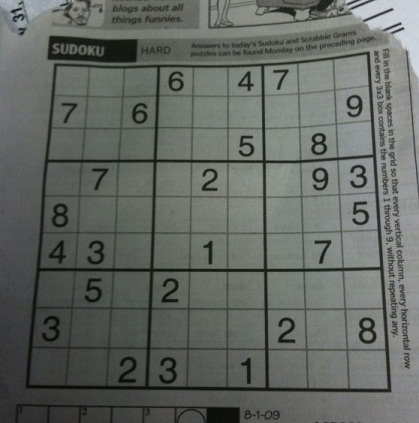
#> input picture Images/sudoku-original.jpg, 419 x 423 px, found by its file name
$ jupyter execute Otsu_method.ipynb   (shell and % lines are left out)
#> lines starting #> are read from the running program, lines starting #| are printed output that depends on the picture; after the words box and inside, x2 and y2 are one past the last pixel; in counts of white or black regions, pixels touching at a corner belong together
[cell 1]
from google.colab import drive
drive.mount('/content/drive')

[cell 2]
%cd /content/drive/My Drive/PT_Project_Otsu

[cell 3]
import math
import numpy as np
from matplotlib import pyplot as plt
from PIL import Image


def Hist(img):
    row, col = img.shape
    y = np.zeros(256)
    for i in range(0,row):
        for j in range(0,col):
            y[img[i,j]] += 1
    cnt=countPixel(y)
    y=y/cnt
    x = np.arange(0,256)
    f, axarr = plt.subplots(1,2,figsize=(20,5))
    axarr[0].bar(x, y, color='b', width=1, align='center')
    axarr[0].set_ylabel("Probabilty")
    axarr[0].set_xlabel("Intensity")
    plt.show()
    return y


def regenerate_img(img, threshold):
    row, col = img.shape
    y = np.zeros((row, col))
    for i in range(0,row):
        for j in range(0,col):
            if img[i,j] >= threshold:
                y[i,j] = 255
            else:
                y[i,j] = 0
    return y


def countPixel(h):
    cnt = 0
    for i in range(0, len(h)):
        if h[i]>0:
           cnt += h[i]
    return cnt


def weight(h,s, e):
    w = float(0)
    # print(s,e)
    for i in range(s, e):
        w += h[i]
    return w


def mean(h,s, e):
    m = float(0)
    w = weight(h,s, e)
    for i in range(s, e):
        m += h[i] * i

    return m/w


def variance(h,s, e):
    v = float(0)
    m = mean(h,s, e)
    w = weight(h,s, e)
    for i in range(s, e):
        v += ((i - m) **2) * h[i]
    v /= w
    return v


def threshold(h):
    threshold_values = {}
    vwc_values=np.zeros((256,))
    vbc_values=np.zeros((256,))
    for i in range(1, len(h)):
        vb = variance(h,0, i)
        wb = weight(h,0, i)
        mb = mean(h,0, i)
        vf = variance(h,i, len(h))
        wf = weight(h,i, len(h))
        mf = mean(h,i, len(h))
        vwc = wb * (vb) + wf * (vf)
        vbc = wb * wf * (mb - mf)**2


        if not math.isnan(vwc):
            threshold_values[i] = vwc
            vwc_values[i]=vwc

        if not math.isnan(vbc):
            vbc_values[i]=vbc

    x = np.arange(0,256)
    plt.figure(figsize=(10,5))
    plt.plot(x, vwc_values,label="Within Class Variance")
    plt.plot(x, vbc_values,label="Between Class Variance")
    plt.xlabel("Variance")
    plt.ylabel("Intensity")
    plt.legend()
    plt.show()
    return threshold_values


def get_optimal_threshold(threshold_values):
    min_V2w = min(threshold_values.values())
    optimal_threshold = [k for k, v in threshold_values.items() if v == min_V2w]
    print('optimal threshold', optimal_threshold[0])
    return optimal_threshold[0]


def Otsu_Threshold(img):
    img = np.asarray(img)
    h = Hist(img)
    threshold_values =threshold(h)
    op_thres = get_optimal_threshold(threshold_values)
    res = regenerate_img(img, op_thres)
    return res

image = Image.open('sudoku-original.jpg').convert("L")
res=Otsu_Threshold(image)
#> in Hist, `plt.show()`:
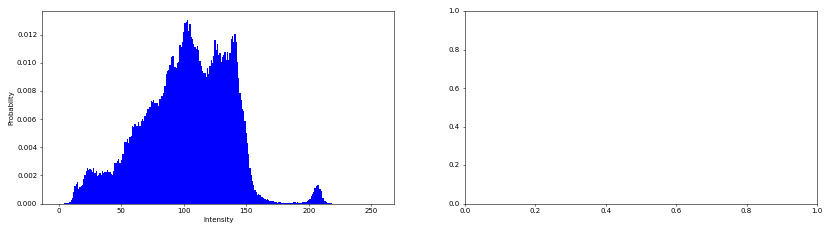
#> figure drawn by matplotlib, 1 panel; tallest bar 0.013 high, from x = 102.5 to 103.5
#> in Otsu_Threshold, `h = Hist(img)`: h = 256 values, max 0.013 at index 103, min 0 at index 0, mean 0.00391
#> the loop in threshold, `for i in range(1, len(h)):` made 255 passes
#> (vb, wb, mb, vf, wf) on passes 1 to 3: (nan, 0, nan, 1208.6, 1), (nan, 0, nan, 1208.6, 1), (nan, 0, nan, 1208.6, 1)
#| optimal threshold 97
#> after the loop in regenerate_img, `for i in range(0,row):`:
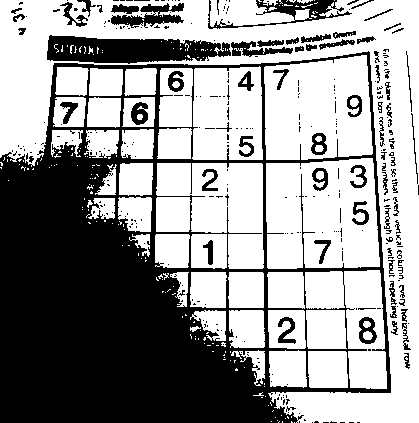
#> y: shape (423, 419) float64; 59.5% white; 336 black regions (260 under 20 px), largest, box (x1, y1, x2, y2) and area: (0, 51, 391, 423) 58753, (47, 35, 231, 64) 3751, (208, 0, 352, 29) 1133
f, axarr = plt.subplots(1,2,figsize=(10,10))
axarr[0].imshow(image,cmap="gray")
axarr[1].imshow(res,cmap="gray")
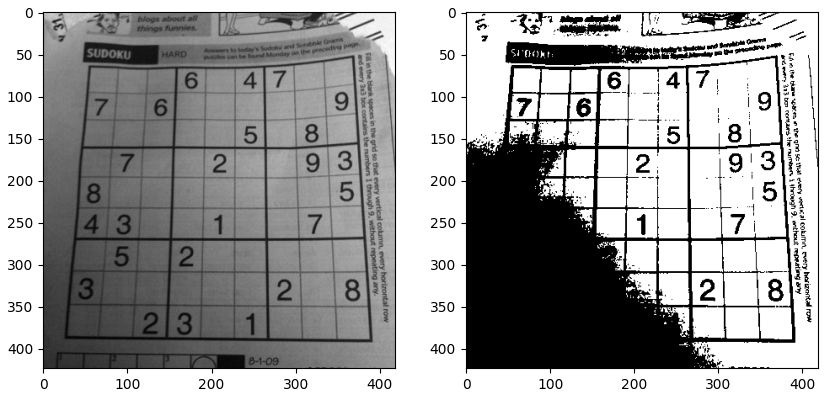
#> figure drawn by matplotlib, 2 panels

[cell 4]
#Local Thresholding
def Local_Threshold(img,block_size):
    img = np.asarray(img)
    print(img.shape)
    row, col = img.shape
    y = np.zeros((row, col))
    windowsize_r = block_size
    windowsize_c = block_size
    # Crop out the window and calculate the local threshold
    for r in range(0,img.shape[0] - windowsize_r, windowsize_r):
        for c in range(0,img.shape[1] - windowsize_c, windowsize_c):
            window = img[r:r+windowsize_r,c:c+windowsize_c]
            y[r:r+windowsize_r,c:c+windowsize_c]=Otsu_Threshold(window)
    x_lim=(col//block_size)*block_size
    y_lim=(row//block_size)*block_size
    print(x_lim,y_lim)
    return y[0:x_lim,0:y_lim]

image = Image.open('sudoku-original.jpg').convert("L")
res=Local_Threshold(image,100)
#| (423, 419)
#> the loop in Local_Threshold, `for r in range(0,img.shape[0] - windowsize_r, windowsize_r):` made 4 passes
#> pass 1, in Hist (call 5), `plt.show()`:
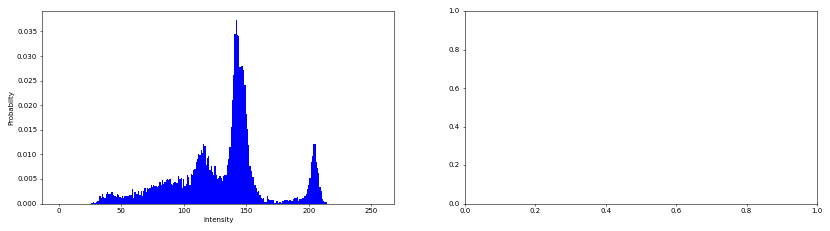
#> figure drawn by matplotlib, 1 panel; tallest bar 0.0373 high, from x = 141.5 to 142.5
#> pass 1, in threshold (call 5), `plt.show()`:
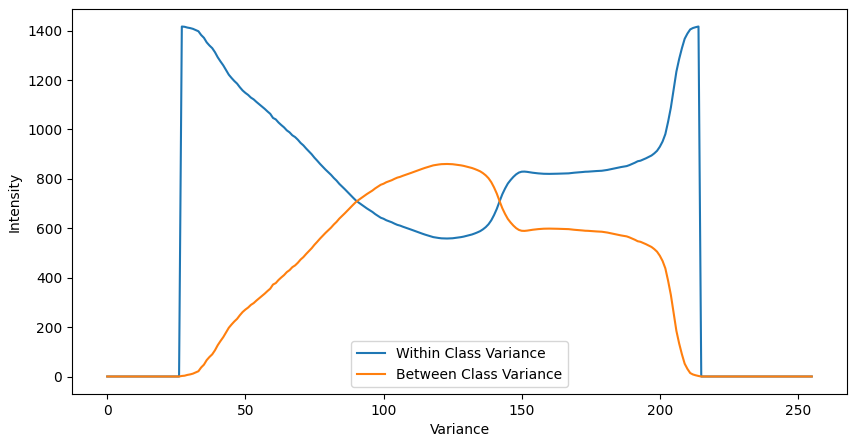
#> figure drawn by matplotlib, 1 panel; curve peaks at x = 214, y = 1416.6; curve peaks at x = 123, y = 860.2
#> pass 2, in Hist (call 9), `plt.show()`:
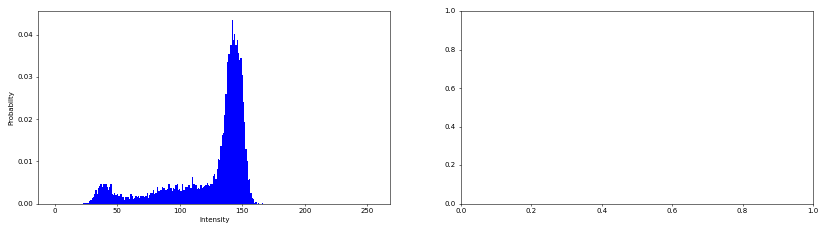
#> figure drawn by matplotlib, 1 panel; tallest bar 0.0434 high, from x = 141.5 to 142.5
#> pass 2, in threshold (call 9), `plt.show()`:
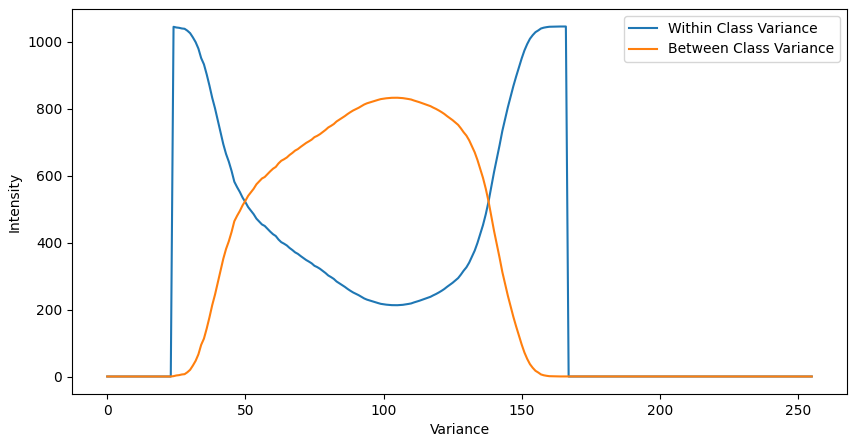
#> figure drawn by matplotlib, 1 panel; curve peaks at x = 164, y = 1045.6; curve peaks at x = 104, y = 832.9
#> after the loop in Local_Threshold, `for r in range(0,img.shape[0] - windowsize_r, windowsize_r):`:
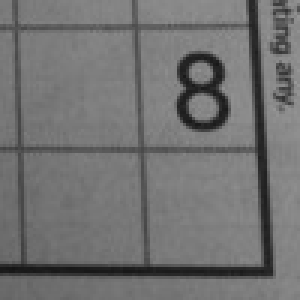
#> window: shape (100, 100) (shown 3 times larger); min 20, max 152, mean 113.6
#> after the loop in Local_Threshold, `for r in range(0,img.shape[0] - windowsize_r, windowsize_r):`:
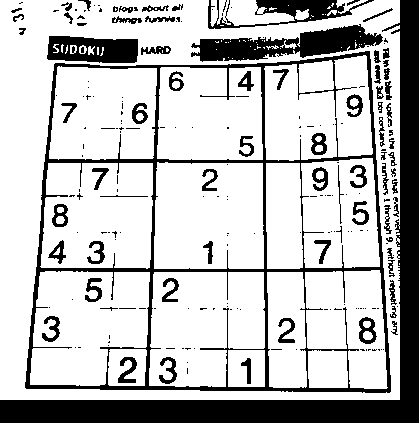
#> y: shape (423, 419) float64; 75.8% white; 215 black regions (140 under 20 px), largest, box (x1, y1, x2, y2) and area: (0, 0, 419, 423) 17402, (25, 51, 391, 393) 10740, (191, 24, 383, 62) 3549
#| 400 400
#> in Local_Threshold, `return y[0:x_lim,0:y_lim]`:
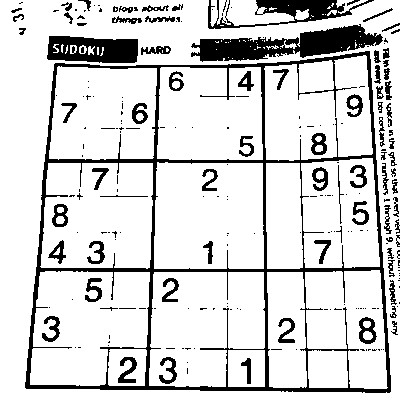
#> returned value: shape (400, 400) float64; 84% white; 228 black regions (150 under 20 px), largest, box (x1, y1, x2, y2) and area: (25, 51, 391, 393) 10740, (191, 24, 383, 62) 3549, (47, 36, 138, 63) 1910
f, axarr = plt.subplots(1,2,figsize=(10,10))
axarr[0].imshow(image,cmap="gray")
axarr[1].imshow(res,cmap="gray")
